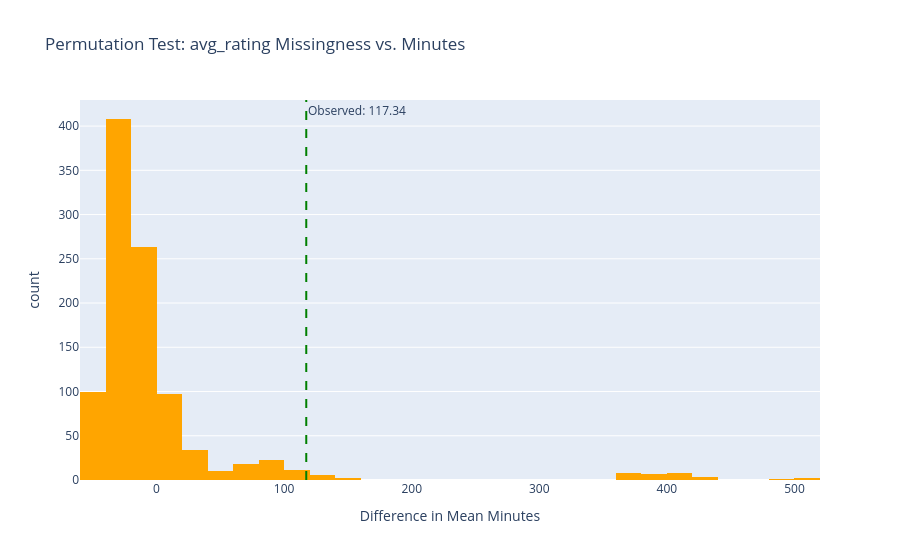

The notebook cell saved with this chart:
### Code cell
# Permutation test distribution (plotly version for website)
fig_perm = px.histogram(
    x=perm_diffs,
    nbins=50,
    title='Permutation Test: avg_rating Missingness vs. Minutes',
    labels={'x': 'Difference in Mean Minutes'},
    color_discrete_sequence=['orange']
)
fig_perm.add_vline(
    x=observed_diff,
    line_dash='dash',
    line_color='green',
    annotation_text=f'Observed: {observed_diff:.2f}',
    annotation_position='top right'
)
fig_perm.show()

# Save for website embedding
fig_perm.write_html('../assets/permutation_minutes.html', include_plotlyjs='cdn')

### Figure 1 — Plotly figure (JSON) as saved in the notebook; plotly's stock layout.template omitted (floating-point values rounded to 4 significant figures; data arrays with more than 128 entries replaced by an {"elided": "..."} marker saying what was removed)
{"data": [{"bingroup": "x", "hovertemplate": "Difference in Mean Minutes=%{x}<br>count=%{y}<extra></extra>", "legendgroup": "", "marker": {"color": "orange", "pattern": {"shape": ""}}, "name": "", "nbinsx": 50, "orientation": "v", "showlegend": false, "type": "histogram", "x": {"elided": "1000 float values"}, "xaxis": "x", "yaxis": "y"}], "layout": {"annotations": [{"showarrow": false, "text": "Observed: 117.34", "x": 117.3, "xanchor": "left", "xref": "x", "y": 1, "yanchor": "top", "yref": "y domain"}], "barmode": "relative", "legend": {"tracegroupgap": 0}, "shapes": [{"line": {"color": "green", "dash": "dash"}, "type": "line", "x0": 117.3, "x1": 117.3, "xref": "x", "y0": 0, "y1": 1, "yref": "y domain"}], "title": {"text": "Permutation Test: avg_rating Missingness vs. Minutes"}, "xaxis": {"anchor": "y", "domain": [0, 1], "title": {"text": "Difference in Mean Minutes"}}, "yaxis": {"anchor": "x", "domain": [0, 1], "title": {"text": "count"}}}}
